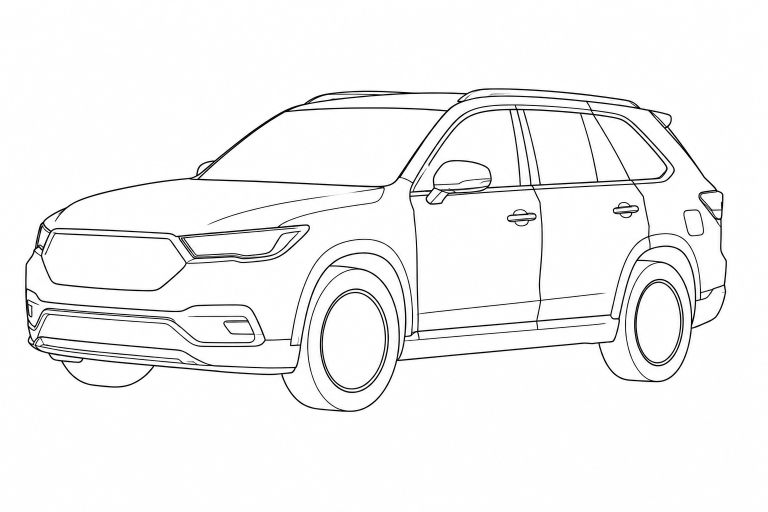
#> input picture assets/images/car-silhouette-suv.png, 1536 x 1024 px (shown at 1/2 size)
$ python make_asset_figure.py
#> lines starting #> are read from the running program, lines starting #| are printed output that depends on the picture
"""Build the A6 figure: the shipped image before and after, at the size it is actually drawn.

The car silhouettes only appear for a car with no photo, so the measured flows never show them.
This renders what a driver would see instead: each image scaled to its largest on-screen size,
plus a 4x zoom on the same detail, so the resampling can be judged rather than asserted.

Usage: python make_asset_figure.py
"""
from __future__ import annotations

import os

from PIL import Image, ImageDraw

HERE = os.path.dirname(os.path.abspath(__file__))
ROOT = os.path.abspath(os.path.join(HERE, "..", "..", ".."))
OUT = os.path.join(HERE, "extra_img")

# (original, android copy, width it is drawn at on a 3.5x screen, zoom box in DRAWN pixels)
CASES = [
    ("assets/images/car-silhouette-suv.png", "assets/images/car-silhouette-suv.android.png",
     823, (300, 180, 520, 330)),
]


def main() -> None:
    os.makedirs(OUT, exist_ok=True)
    for src, android, draw_w, zbox in CASES:
        a = Image.open(os.path.join(ROOT, src)).convert("RGB")
#> a is the input picture: PIL image 1536x1024 RGB; mean R, G, B 244.9, 244.9, 245
        b = Image.open(os.path.join(ROOT, android)).convert("RGB")
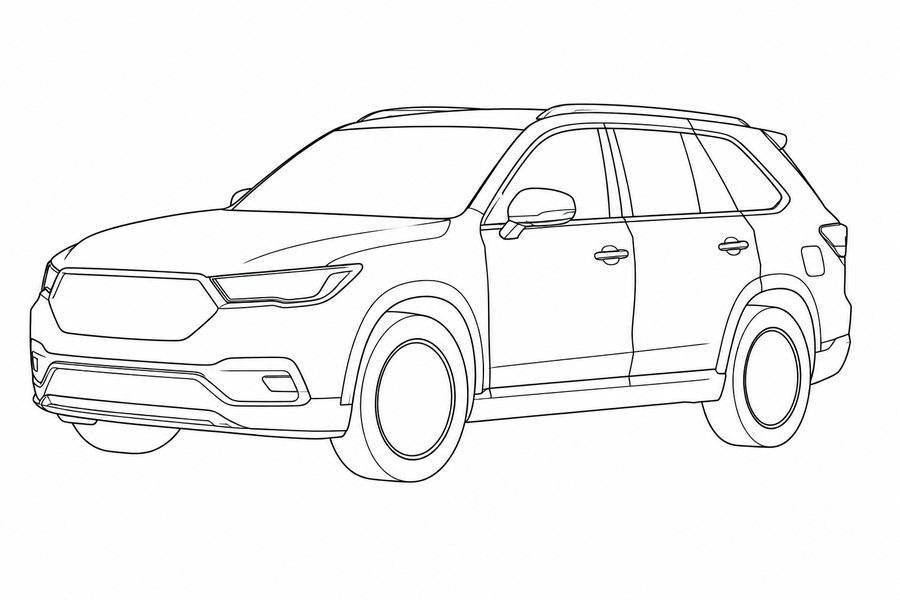
#> input picture assets/images/car-silhouette-suv.android.png, 900 x 600 px
#> b is the input picture: PIL image 900x600 RGB; mean R, G, B 244.7, 244.7, 244.8
        h = round(a.size[1] * draw_w / a.size[0])
#> h = 549
        # what Android does at draw time: bilinear down-scale of whatever it decoded
        a_drawn = a.resize((draw_w, h), Image.BILINEAR)
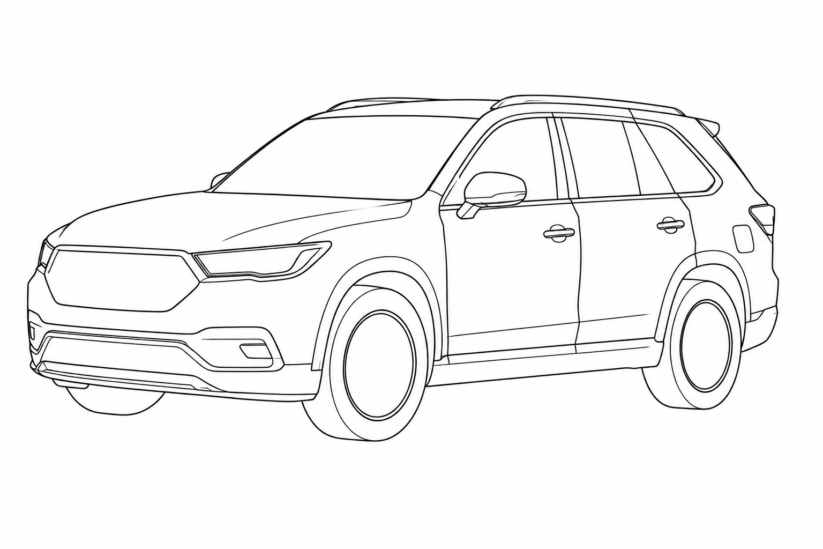
#> a_drawn: PIL image 823x549 RGB; mean R, G, B 244.9, 244.9, 245
        b_drawn = b.resize((draw_w, h), Image.BILINEAR)
        za = a_drawn.crop(zbox).resize(((zbox[2] - zbox[0]) * 3, (zbox[3] - zbox[1]) * 3), Image.NEAREST)
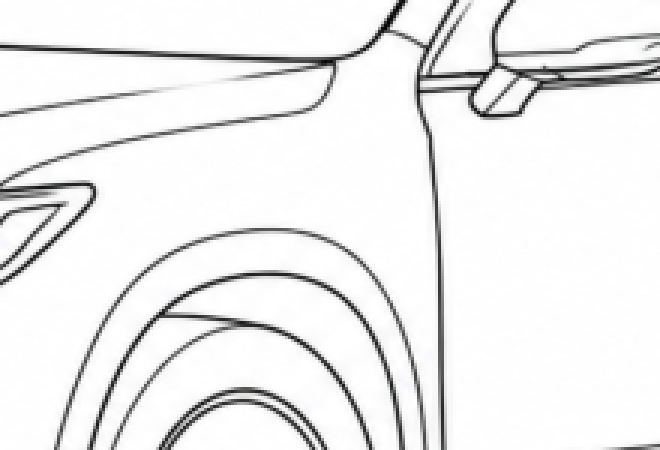
#> za: PIL image 660x450 RGB; mean R, G, B 237.9, 237.9, 238
        zb = b_drawn.crop(zbox).resize(((zbox[2] - zbox[0]) * 3, (zbox[3] - zbox[1]) * 3), Image.NEAREST)

        pad, label_h = 16, 26
        w = draw_w * 2 + pad * 3
        sheet = Image.new("RGB", (w, label_h + h + pad + label_h + za.size[1] + pad), (255, 255, 255))
#> sheet: PIL image 1694x1083 RGB; every value is 255
        d = ImageDraw.Draw(sheet)
        sa = os.path.getsize(os.path.join(ROOT, src)) / 1e6
        sb = os.path.getsize(os.path.join(ROOT, android)) / 1e6
        d.text((pad, 6), f"before — {a.size[0]}x{a.size[1]} source, {sa:.2f} MB", fill=(40, 48, 58))
        d.text((pad * 2 + draw_w, 6), f"after — {b.size[0]}x{b.size[1]} android copy, {sb:.2f} MB",
               fill=(40, 48, 58))
        sheet.paste(a_drawn, (pad, label_h))
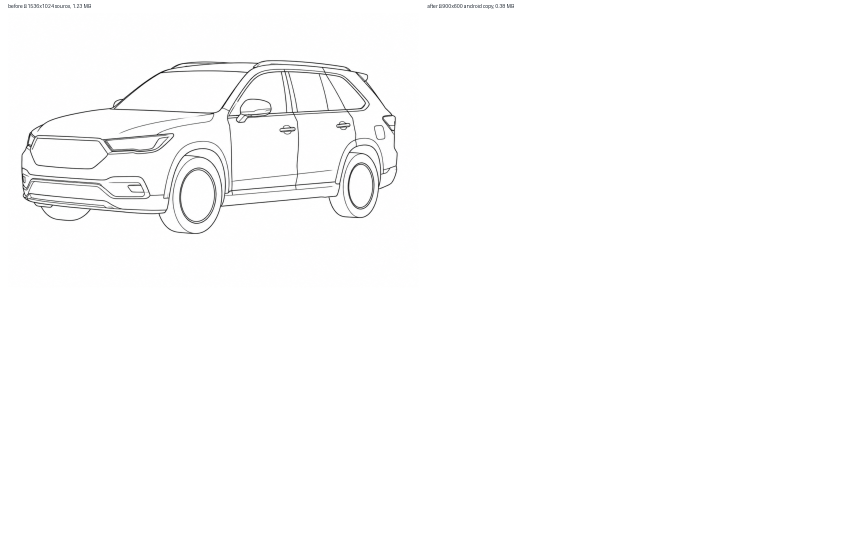
#> sheet: PIL image 1694x1083 RGB (shown at 1/2 size); mean R, G, B 252.4, 252.4, 252.4
        sheet.paste(b_drawn, (pad * 2 + draw_w, label_h))
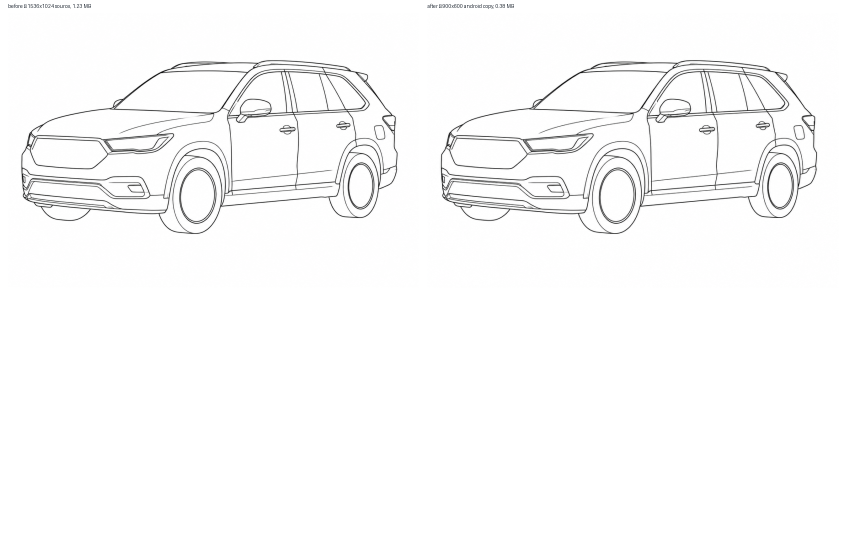
#> sheet: PIL image 1694x1083 RGB (shown at 1/2 size); mean R, G, B 249.9, 249.9, 249.9
        y = label_h + h + pad
#> y = 591
        d.text((pad, y + 4), "3x zoom, same detail", fill=(110, 120, 132))
        d.text((pad * 2 + draw_w, y + 4), "3x zoom, same detail", fill=(110, 120, 132))
        sheet.paste(za, (pad, y + label_h))
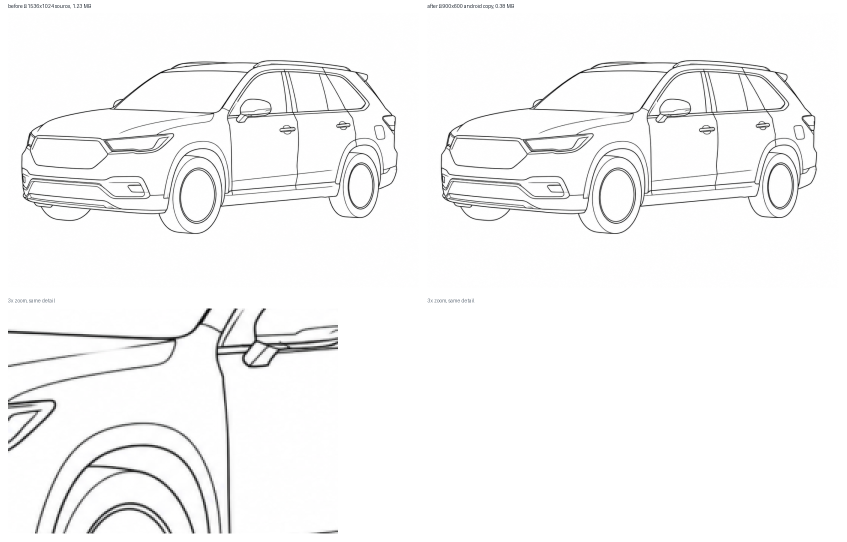
#> sheet: PIL image 1694x1083 RGB (shown at 1/2 size); mean R, G, B 247.1, 247.1, 247.1
        sheet.paste(zb, (pad * 2 + draw_w, y + label_h))
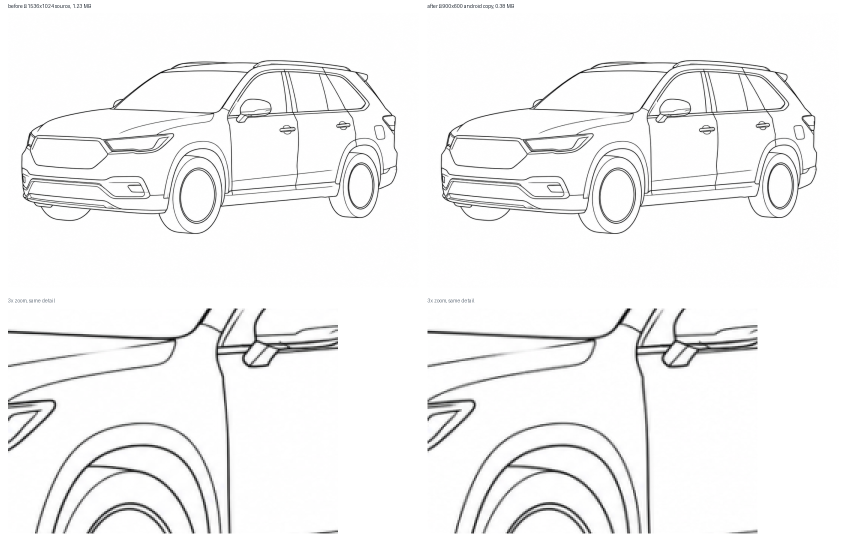
#> sheet: PIL image 1694x1083 RGB (shown at 1/2 size); mean R, G, B 244.3, 244.2, 244.3
        name = os.path.basename(src).replace(".png", "-compare.jpg")
        sheet.save(os.path.join(OUT, name), quality=88, optimize=True)
        print(f"wrote {os.path.join(OUT, name)}  ({a.size[0]}px source vs {b.size[0]}px, drawn at {draw_w}px)")
#| wrote scripts/android-perf/report/extra_img/car-silhouette-suv-compare.jpg  (1536px source vs 900px, drawn at 823px)


if __name__ == "__main__":
    main()
